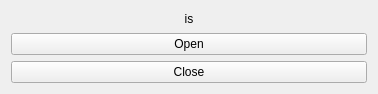
<?xml version="1.0" encoding="UTF-8"?>
<ui version="4.0">
 <class>ShutterIAPgui</class>
 <widget class="QWidget" name="ShutterIAPgui">
  <property name="geometry">
   <rect>
    <x>0</x>
    <y>0</y>
    <width>378</width>
    <height>94</height>
   </rect>
  </property>
  <property name="windowTitle">
   <string>Shutter1Agui</string>
  </property>
  <layout class="QVBoxLayout" name="verticalLayout">
   <item>
    <layout class="QHBoxLayout" name="horizontalLayout">
     <property name="spacing">
      <number>1</number>
     </property>
     <item>
      <widget class="QLabel" name="isLabel">
       <property name="text">
        <string>is</string>
       </property>
       <property name="alignment">
        <set>Qt::AlignCenter</set>
       </property>
      </widget>
     </item>
    </layout>
   </item>
   <item>
    <widget class="QPushButton" name="open">
     <property name="sizePolicy">
      <sizepolicy hsizetype="Minimum" vsizetype="Minimum">
       <horstretch>0</horstretch>
       <verstretch>0</verstretch>
      </sizepolicy>
     </property>
     <property name="text">
      <string>Open</string>
     </property>
    </widget>
   </item>
   <item>
    <widget class="QPushButton" name="close">
     <property name="sizePolicy">
      <sizepolicy hsizetype="Minimum" vsizetype="Minimum">
       <horstretch>0</horstretch>
       <verstretch>0</verstretch>
      </sizepolicy>
     </property>
     <property name="text">
      <string>Close</string>
     </property>
    </widget>
   </item>
  </layout>
 </widget>
 <layoutdefault spacing="6" margin="11"/>
 <resources/>
 <connections/>
</ui>
